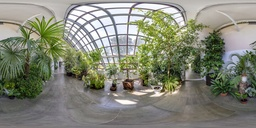
#> input picture test_images/sample-ERP.jpg, 256 x 128 px, shrunk from 720 x 360 before the run, found by its file name
$ python deSimone.py
#> lines starting #> are read from the running program, lines starting #| are printed output that depends on the picture
### Spherical_processing/tools.py
from math import *
from numpy import *
import pprint

class Tools(object):

  # [47 lines left out: functions selectCoefficients, __chunks, not called in this run]

  @staticmethod
  def umount(data, newdimension):
    if len(newdimension) == 1:
      return(list(Tools.__chunks(data, newdimension[0])))
    elif len(newdimension) == 2:
      nrows, ncols = newdimension
      h, w = data.shape
      return (data.reshape(h//nrows, nrows, -1, ncols)
		.swapaxes(1,2)
		.reshape(-1, nrows, ncols))

  @staticmethod
  def remount(data, newdimension):
    if len(newdimension) == 1:
      returnedList = []
      for chunk in data:
	      for value in chunk:
	        returnedList += [value]
      return(returnedList)
    elif len(newdimension) == 2:
      h, w = newdimension
      n, nrows, ncols = data.shape
      return (data.reshape(h//nrows, -1, nrows, ncols)
		.swapaxes(1,2)
		.reshape(h, w))


### Spherical_processing/deSimone.py
import os
from numpy import *
from time import time
from skimage.io import imread
from skimage.metrics import peak_signal_noise_ratio, structural_similarity
from matplotlib import pyplot as plot
from pdb import set_trace as pause
import tools

"""
Principal implementação onde será embedado as ideias de compressão de imagens
visando a minimização do custo para imagens omnidirecionais
"""

# DEFINIÇÃO DE FUNÇÕES

# Realiza o cálculo de uma matriz de tranformação para JPEG com base no tamanho 'k' do bloco
def calculate_matrix_of_transformation(k:int) -> ndarray:
#> called with k = 8
	row = 0
	alpha = 0.0
	transformation_matrix = zeros((k, k), float64)
	while(row < k):
		if row == 0:
			alpha = 1 / (k ** 0.5)
		else:
			alpha = (2 / k) ** 0.5
		col = 0
		while(col < k):
			transformation_matrix[row][col] = alpha * cos((pi * row * (2 * col + 1)) / (2 * k))
			col += 1
		row += 1
	return transformation_matrix

# Aplicação do fator de quantização com base no QF (Quality-factor) e na matriz usada
def quantization(quality_factor:int, quantization_matrix:ndarray) -> ndarray:
	s = 0.0
	if quality_factor < 50:
		s = 5_000 / quality_factor
	else:
		s = 200 - (2 * quality_factor)
	resulting_matrix = floor((s * quantization_matrix + 50) / 100)
	return resulting_matrix

# Aplicação da transformada exata
# [62 lines left out: functions apply_exact_transform, apply_inverse_transform, apply_quantization, apply_oliveira_quantization, calculate_bpp, not called in this run]

# Função de transformação de uma matriz em uma matriz de potências de dois - Oliveira
def np2_round(quantization_matrix:matrix) -> matrix:
	return power(2, log2(quantization_matrix).round())

# Função de transformação de uma matriz em uma matriz de potências de dois - Brahimi
def np2_ceil(quantization_matrix:matrix) -> matrix:
	return power(2, ceil(log2(quantization_matrix)))

def compute_scale_matrix(transformation_matrix:ndarray) -> matrix:
	if transformation_matrix.shape != (8,8):
		print("Erro: matrix de trasformação deve ser 8x8 ")
	else:
		values = []
		for row in range(8):
			count = 0
			for col in range(8):
				if transformation_matrix[row,col] != 0:
					count += 1
			values.append(1/sqrt(count))
		scale_matrix = matrix(diag(values)).T
		return scale_matrix, matrix(diag(scale_matrix))	# Matrix diagonal e elementos da matriz diagonal vetorizados

# Função que calcula a quantidade de bits por pixels
# [10 lines left out: function calculate_number_of_bytes_of_image_per_pixels, not called in this run]


# DEFINIÇÕES DE CONSTANTES

# Matriz de amostra para testes
A = array([[127, 123, 125, 120, 126, 123, 127, 128,],
            [142, 135, 144, 143, 140, 145, 142, 140,],
            [128, 126, 128, 122, 125, 125, 122, 129,],
            [132, 144, 144, 139, 140, 149, 140, 142,],
            [128, 124, 128, 126, 127, 120, 128, 129,],
            [133, 142, 141, 141, 143, 140, 146, 138,],
            [124, 127, 128, 129, 121, 128, 129, 128,],
            [134, 143, 140, 139, 136, 140, 138, 141,]], dtype=float)

# Matrizes de transformação
# Matriz de tranformação JPEG
T = calculate_matrix_of_transformation(8)

# Ternária padrão
T0 = array([[1, 1, 1, 1, 1, 1, 1, 1],
            [1, 1, 1, 0, 0, -1, -1, -1],
            [1, 0, 0, -1, -1, 0, 0, 1],
            [1, 0, -1, -1, 1, 1, 0, -1],
            [1, -1, -1, 1, 1, -1, -1, 1],
            [1, -1, 0, 1, -1, 0, 1, -1],
            [0, -1, 1, 0, 0, 1, -1, 0],
            [0, -1, 1, -1, 1, -1, 1, 0]], dtype=float)

# Ternária Brahimi
TB = array([[1, 1, 1, 1, 1, 1, 1, 1],
            [1, 1, 0, 0, 0, 0, -1, -1],
            [1, 0, 0, -1,- 1, 0, 0, 1],
            [0, 0, -1, 0, 0, 1, 0, 0],
            [1, -1, -1, 1, 1, -1, -1, 1],
            [1, -1, 0, 0, 0, 0, 1, -1],
            [0, -1, 1, 0, 0, 1, -1, 0],
            [0, 0, 0, -1, 1, 0, 0, 0]], dtype=float)

# Matrizes de quantização
# Matriz de quantização Q0 (JPEG quantisation requires bit-shifts only - Oliveira)
Q0 = array([[16, 11, 10, 16, 24, 40, 51, 61],
            [12, 12, 14, 19, 26, 58, 60, 55],
            [14, 13, 16, 24, 40, 57, 69, 56],
            [14, 17, 22, 29, 51, 87, 80, 62],
            [18, 22, 37, 56, 68, 109, 103, 77],
            [24, 35, 55, 64, 81, 104, 113, 92],
            [49, 64, 78, 87, 103, 121, 120, 101],
            [72, 92, 95, 98, 112, 100, 103, 99]], dtype=float)

# Matriz de quantização (Designing Multiplier-Less JPEG Luminance Quantisation Matrix - Brahimi)
QB = array([[20, 17, 18, 19, 22, 36, 36, 31],
    		[19, 17, 20, 22, 24, 40, 23, 40],
      		[20, 22, 24, 28, 37, 53, 50, 54],
			[22, 20, 25, 35, 45, 73, 73, 58],
			[22, 21, 37, 74, 70, 92, 101, 103],
			[24, 43, 50, 64, 100, 104, 120, 92],
			[45, 100, 62, 79, 100, 70, 70, 101],
			[41, 41, 74, 59, 70, 90, 100, 99]], dtype=float)


#TODO Fazer uma função que recebe uma matriz de quantização, uma elevação 'el' e um fator de qualidade 'qf'
def map_k_and_el(row_index:int, image_height:int) -> tuple:
	el = row_index/image_height * pi - pi/2
	kprime = arange(8)
	k = clip(0, 7, around(kprime/cos(el))).astype(int)
	return (k, el)

# Constroi a Look-up-table da imagem com base em sua altura
def build_LUT(image_height:int, N:int=8) -> (ndarray, ndarray, ndarray):
	ks, els = [], []

	for row_index in range(0, image_height+1, N):
		k, el = map_k_and_el(row_index, image_height)
		ks.append(k); els.append(el)
	ks = asarray(ks); els = abs(asarray(els))

	k_LUT = unique(ks, axis=0)
	min_LUT = asarray([finfo('f').max for x in k_LUT])
	max_LUT = []
	aux_max_LUT = [finfo('f').min for x in k_LUT]

	for idx in range(len(ks)):
		for idx2 in range(len(k_LUT)):
			if sum(ks[idx] - k_LUT[idx2]) == 0:
				if els[idx] > aux_max_LUT[idx2]:
					aux_max_LUT[idx2] = els[idx]
				if els[idx] < min_LUT[idx2]:
					min_LUT[idx2] = els[idx]

	for idx in range(len(k_LUT)):
		if idx != len(k_LUT)-1:
			max_LUT.append(min_LUT[idx+1])
		else:
			max_LUT.append(aux_max_LUT[idx])

	max_LUT = asarray(max_LUT)

	return k_LUT, min_LUT, max_LUT

def printLUT(k_lut:ndarray, min_lut:ndarray, max_lut:ndarray):
        for idx in range(len(k_lut)):
            print(k_lut[idx], "%.4f" % min_lut[idx], "%.4f" % max_lut[idx])

def QtildeAtEl(k_lut:ndarray, min_lut:ndarray, max_lut:ndarray, el:float32, quantization_matrix:ndarray, QF:int= 50):
		ks = None
		Q = []
		QM = quantization(QF, quantization_matrix)
		el = abs(el) # LUT is mirrored
		for idx in range(len(k_lut)):
			if el >= min_lut[idx] and el < max_lut[idx]:
				ks = k_lut[idx]
		if ks is None and isclose(el, 0): ks = k_lut[0]
		for k in ks:
			Q.append(QM.T.tolist()[k])
		Q = asarray(Q)
		Q = Q.T
		return Q

def encodeQuantiseNDecode(image:ndarray, transformation_matrix:ndarray, quantization_matrix:ndarray, N = 8):
	h, w = image.shape
	A = tools.Tools.umount(image, (N, N))# - 128
	Aprime1 = einsum('mij, jk -> mik', einsum('ij, mjk -> mik', transformation_matrix, A), transformation_matrix.T) # forward transform
	Aprime2 = multiply(quantization_matrix, around(divide(Aprime1, quantization_matrix))) # quantization
	Aprime3 = einsum('mij, jk -> mik', einsum('ij, mjk -> mik', transformation_matrix.T, Aprime2), transformation_matrix) # inverse transform
	B = tools.Tools.remount(Aprime3, (h, w)) #+ 128
	return Aprime2.reshape(h,w), B

def encodeQuantiseNDecodeBrahimi(image:ndarray, transformation_matrix:ndarray, quantization_matrix:ndarray, diagonal_matrix:ndarray, apply_np2:bool, np2:str='O', N = 8):
	h, w = image.shape
	diag_matrix = tile(asarray([diagonal_matrix]), (quantization_matrix.shape[0], 1, 1))
	quantization_matrix_forward = divide(quantization_matrix, diag_matrix)
	quantization_matrix_backward = multiply(diag_matrix, quantization_matrix)
	if apply_np2:
		if np2 == 'O':
			quantization_matrix_forward = np2_round(quantization_matrix_forward)
			quantization_matrix_backward = np2_round(quantization_matrix_backward)
		else:
			quantization_matrix_forward = np2_ceil(quantization_matrix_forward)
			quantization_matrix_backward = np2_ceil(quantization_matrix_backward)
	A = tools.Tools.umount(image, (N, N))# - 128
	Aprime1 = einsum('mij, jk -> mik', einsum('ij, mjk -> mik', transformation_matrix, A), transformation_matrix.T) # forward transform
	Aprime2 = multiply(divide(Aprime1, quantization_matrix_forward).round(), quantization_matrix_backward) # quantization
	Aprime3 = einsum('mij, jk -> mik', einsum('ij, mjk -> mik', transformation_matrix.T, Aprime2), transformation_matrix) # inverse transform
	B = tools.Tools.remount(Aprime3, (h, w)) #+ 128
	return Aprime2.reshape(h,w), B

def encodeQuantiseNDecodeBrahimiB(quantization_matrix:ndarray, diagonal_matrix:ndarray):
	quantization_matrix_forward = divide(quantization_matrix, diagonal_matrix)
	quantization_matrix_backward = multiply(diagonal_matrix, quantization_matrix)
	return asarray(quantization_matrix_forward), asarray(quantization_matrix_backward)

def prepareQPhi(image:ndarray, quantization_matrix:ndarray, QF:int=50, N = 8):
	h, w = image.shape
	k_lut, min_lut, max_lut = build_LUT(h)
	els = linspace(-pi/2, pi/2, h//N+1)
	els = 0.5*(els[1:] + els[:-1]) # gets the "central" block elevation
	QPhi = []
	for el in els:
		QPhi.append(QtildeAtEl(k_lut, min_lut, max_lut, el, quantization_matrix, QF))
	QPhi = asarray(QPhi)
	QPhi = repeat(QPhi, w//N, axis=0)
	#plot.imshow(tools.Tools.remount(QPhi, (h, w))); plot.show() # plot the quantization matrices map
	return QPhi

def use_q_phi(image:ndarray, q_matrix: ndarray, qf:int, block_len:int, response:bool) -> ndarray:
	if response == True:
		return prepareQPhi(image, q_matrix, qf, block_len)
	else:
		q = []
		for _ in range(round(image.shape[0] * image.shape[1] / 8 / 8)):
			q.append(quantization(qf, q_matrix))
		q = asarray(q)
		return q

def use_aproximation_transform(transformation_matrix:ndarray, diagonal_matrix:ndarray, response:bool) -> ndarray:
	"""
	Utiliza a matriz de ajuste para o cálculo da matriz de transformação.
	"""
	if response == True:
		return dot(diagonal_matrix, transformation_matrix)
	else:
		return transformation_matrix

def deSimone_compression_low_complexity(image, t_matrix, q_matrix, qf, use_qphi, use_np2, np2_type):
	"""
	Aplica a compressão de imagem de baixo custo
	param image: ndarray    -> imagem a ser processada
	param t_matrix: ndarray -> matriz de transformação
	param q_matrix: ndarray -> matriz de quantização
	param qf: int			-> fator de qualidade da compressão
	param use_qphi: bool	-> aplica o método da De Simone
	param use_afit: bool	-> aplica o ajuste no passo de quantização
	param use_np2:  bool	-> aplica o arredondamento em potências de 2
	param np2_type: str		-> identifica qual o tipo de arredondamento de np2
	"""
	h, w = image.shape
	N = 8
	S, s = compute_scale_matrix(t_matrix)
	Z = dot(s.T, s)
	q_forward, q_backward = encodeQuantiseNDecodeBrahimiB(q_matrix, Z) # Fazer uma função que retorna duas matrizes de quantização (Q_forward e Q_backward) e bpp_aux
	np2_q_forward = copy(q_forward)
	np2_q_backward = copy(q_backward)
	if use_np2:
		if np2_type == 'O':
			np2_q_forward = np2_round(q_forward)
			np2_q_backward = np2_round(q_backward)
		else:
			np2_q_forward = np2_ceil(q_forward)
			np2_q_backward = np2_ceil(q_backward)
	QPhi_forward = use_q_phi(image, np2_q_forward, qf, N, use_qphi)
	QPhi_backward = use_q_phi(image, np2_q_backward, qf, N, use_qphi)
	A = tools.Tools.umount(image, (N, N))# - 128
	Aprime1 = einsum('mij, jk -> mik', einsum('ij, mjk -> mik', t_matrix, A), t_matrix.T) # forward transform
	Aprime2 = multiply(divide(Aprime1, QPhi_forward).round(), QPhi_backward) # quantization
	Aprime3 = einsum('mij, jk -> mik', einsum('ij, mjk -> mik', t_matrix.T, Aprime2), t_matrix) # inverse transform
	B = tools.Tools.remount(Aprime3, (h, w)) #+ 128
	B = clip(B, 0, 255)
	if flag:
		print(f"\n\nValue of QF: {qf}")
		print(f"\nVetor diagonal: {s}")
		print(f"\nMatriz diagonal: {S}")
		print(f"\nMatriz Q_forward:\n{q_forward}")
		print(f"\nMatriz Q_backward:\n{q_backward}")
		print(f"\nMatriz NP2(Q_forward):\n{np2_q_forward}")
		print(f"\nMatriz NP2(Q_backward):\n{np2_q_backward}")
		print(f"\nMatriz QPhi_forward:\n{QPhi_forward}")
		print(f"\nMatriz QPhi_backward:\n{QPhi_backward}")
		print(f"\nMatriz R:\n{B}")
	return Aprime2.reshape(h,w), B

def deSimone_compression(image:ndarray, q_phi:bool=False, aproximation:bool=False, brahimi_propose:bool=False, apply_np2:bool=False, np2_type:str='O', transformation_matrix:ndarray=None, quantization_matrix:ndarray=None, quality_factor: int = 50) -> ndarray:
	if transformation_matrix.any == None or quantization_matrix.any == None:
		print("Erro: É necessário fornecer as matrizes de transformação e quantização ")
		exit()
	else:
		N = 8

		S, s = compute_scale_matrix(transformation_matrix)
		Z = dot(s.T, s)

		Q_ = use_q_phi(image, quantization_matrix, quality_factor, N, q_phi)
		T_ = use_aproximation_transform(transformation_matrix, S, aproximation)

		bpp_aux, image_r = encodeQuantiseNDecodeBrahimi(image, T_, Q_, Z, apply_np2, np2_type) if brahimi_propose else encodeQuantiseNDecode(image, T_, Q_)

		image_r = clip(image_r, 0, 255)
		return bpp_aux, image_r

'''main'''
path_images = "test_images/"
file = "sample-ERP.jpg"
full_path = os.path.join(path_images, file)
image = around(255*imread(full_path, as_gray=True))
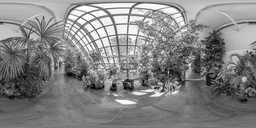
#> image: shape (128, 256) float64; min 1, max 255, mean 131.9

datas = {}
datas.update({'option1':{'Title': '[Ĉ, Q]', 'QPhi': False, 'AproximateTransformation': True, 'BrahimeQuantization': False , 'NP2': False, 'PSNR': [], 'SSIM': [], 'BPP': [], 'color': 'r', 'lineStyle': 'solid'}})
datas.update({'option2':{'Title': '[T, Qf, Qb]' ,'QPhi': False, 'AproximateTransformation': False, 'BrahimeQuantization': True, 'NP2': False, 'PSNR': [], 'SSIM': [], 'BPP': [], 'color': 'b', 'lineStyle': 'dashed'}})
datas.update({'option3':{'Title': '[Ĉ, QPhi]' ,'QPhi': True, 'AproximateTransformation': True, 'BrahimeQuantization': False, 'NP2': False, 'PSNR': [], 'SSIM': [], 'BPP': [], 'color': 'r', 'lineStyle': 'solid'}})
datas.update({'option4':{'Title': '[T, QPhif, QPhib]' ,'QPhi': True, 'AproximateTransformation': False, 'BrahimeQuantization': True, 'NP2': False, 'PSNR': [], 'SSIM': [], 'BPP': [], 'color': 'blue', 'lineStyle': 'dashed'}})

datas.update({'option5':{'Title': '[Ĉ, Q]', 'QPhi': False, 'AproximateTransformation': True, 'BrahimeQuantization': False, 'NP2': False, 'PSNR': [], 'SSIM': [], 'BPP': [], 'color': 'r', 'lineStyle': 'solid'}})
datas.update({'option6':{'Title': '[T, NP2O(Qf), NP2O(Qb)]', 'QPhi': False, 'AproximateTransformation': False, 'BrahimeQuantization': True, 'NP2': True, 'PSNR': [], 'SSIM': [], 'BPP': [], 'color': 'b', 'lineStyle': 'dashed'}})
datas.update({'option7':{'Title': '[Ĉ, QPhi]', 'QPhi': True, 'AproximateTransformation': True, 'BrahimeQuantization': False, 'NP2': False, 'PSNR': [], 'SSIM': [], 'BPP': [], 'color': 'r', 'lineStyle': 'solid'}})
datas.update({'option8':{'Title': '[T, NP2O(QPhif), NP2O(QPhib)]', 'QPhi': True, 'AproximateTransformation': False, 'BrahimeQuantization': True, 'NP2': True, 'PSNR': [], 'SSIM': [], 'BPP': [], 'color': 'b', 'lineStyle': 'dashed'}})
datas.update({'option9':{'Title': '[T, NP2B(QBf), NP2B(QBb)]', 'QPhi': False, 'AproximateTransformation': False, 'BrahimeQuantization': True, 'NP2': True, 'PSNR': [], 'SSIM': [], 'BPP': [], 'color': 'g', 'lineStyle': 'dashed'}})
datas.update({'option10':{'Title': '[T, NP2B(QBPhif), NP2B(QBPhib)]', 'QPhi': True, 'AproximateTransformation': False, 'BrahimeQuantization': True, 'NP2': True, 'PSNR': [], 'SSIM': [], 'BPP': [], 'color': 'g', 'lineStyle': 'dashed'}})

datas.update({'option11':{'Title': '[Low-complex1]', 'QPhi': False, 'AproximateTransformation': False, 'BrahimeQuantization': True, 'NP2': True, 'PSNR': [], 'SSIM': [], 'BPP': [], 'color': 'black', 'lineStyle': 'dashed'}})
datas.update({'option12':{'Title': '[Low-complex2]', 'QPhi': True, 'AproximateTransformation': False, 'BrahimeQuantization': True, 'NP2': True, 'PSNR': [], 'SSIM': [], 'BPP': [], 'color': 'black', 'lineStyle': 'dashed'}})
# for data in datas:
	# print(f"{data} - \tQPhi:{datas[data]['QPhi']} \tAproximateTransformation:{datas[data]['AproximateTransformation']} \tBrahimeQuantization:{datas[data]['BrahimeQuantization']} \tNP2:{datas[data]['NP2']}")

flag = 0

quality_factors = list(range(5,96,5))
for QF in quality_factors:
	bpp1, n_image1 = deSimone_compression(image, datas['option1']['QPhi'], datas['option1']['AproximateTransformation'], datas['option1']['BrahimeQuantization'], datas['option1']['NP2'], 'O', T0, Q0, QF)
	datas['option1']['PSNR'].append(peak_signal_noise_ratio(image, n_image1, data_range=255))
	datas['option1']['SSIM'].append(structural_similarity(image, n_image1, data_range=255))
	datas['option1']['BPP'].append(count_nonzero(logical_not(isclose(bpp1, 0))) * 8 / (bpp1.shape[0] * bpp1.shape[1]))

	bpp2, n_image2 = deSimone_compression(image, datas['option2']['QPhi'], datas['option2']['AproximateTransformation'], datas['option2']['BrahimeQuantization'], datas['option2']['NP2'], 'O', T0, Q0, QF)
	datas['option2']['PSNR'].append(peak_signal_noise_ratio(image, n_image2, data_range=255))
	datas['option2']['SSIM'].append(structural_similarity(image, n_image2, data_range=255))
	datas['option2']['BPP'].append(count_nonzero(logical_not(isclose(bpp2, 0))) * 8 / (bpp2.shape[0] * bpp2.shape[1]))

	bpp3, n_image3 = deSimone_compression(image, datas['option3']['QPhi'], datas['option3']['AproximateTransformation'], datas['option3']['BrahimeQuantization'], datas['option3']['NP2'], 'O', T0, Q0, QF)
	datas['option3']['PSNR'].append(peak_signal_noise_ratio(image, n_image3, data_range=255))
	datas['option3']['SSIM'].append(structural_similarity(image, n_image3, data_range=255))
	datas['option3']['BPP'].append(count_nonzero(logical_not(isclose(bpp3, 0))) * 8 / (bpp3.shape[0] * bpp3.shape[1]))

	bpp4, n_image4 = deSimone_compression(image, datas['option4']['QPhi'], datas['option4']['AproximateTransformation'], datas['option4']['BrahimeQuantization'], datas['option4']['NP2'], 'O', T0, Q0, QF)
	datas['option4']['PSNR'].append(peak_signal_noise_ratio(image, n_image4, data_range=255))
	datas['option4']['SSIM'].append(structural_similarity(image, n_image4, data_range=255))
	datas['option4']['BPP'].append(count_nonzero(logical_not(isclose(bpp4, 0))) * 8 / (bpp4.shape[0] * bpp4.shape[1]))

	bpp5, n_image5 = deSimone_compression(image, datas['option5']['QPhi'], datas['option5']['AproximateTransformation'], datas['option5']['BrahimeQuantization'], datas['option5']['NP2'], 'O', T0, Q0, QF)
	datas['option5']['PSNR'].append(peak_signal_noise_ratio(image, n_image5, data_range=255))
	datas['option5']['SSIM'].append(structural_similarity(image, n_image5, data_range=255))
	datas['option5']['BPP'].append(count_nonzero(logical_not(isclose(bpp5, 0))) * 8 / (bpp5.shape[0] * bpp5.shape[1]))

	bpp6, n_image6 = deSimone_compression(image, datas['option6']['QPhi'], datas['option6']['AproximateTransformation'], datas['option6']['BrahimeQuantization'], datas['option6']['NP2'], 'O', T0, Q0, QF)
	datas['option6']['PSNR'].append(peak_signal_noise_ratio(image, n_image6, data_range=255))
	datas['option6']['SSIM'].append(structural_similarity(image, n_image6, data_range=255))
	datas['option6']['BPP'].append(count_nonzero(logical_not(isclose(bpp6, 0))) * 8 / (bpp6.shape[0] * bpp6.shape[1]))

	bpp7, n_image7 = deSimone_compression(image, datas['option7']['QPhi'], datas['option7']['AproximateTransformation'], datas['option7']['BrahimeQuantization'], datas['option7']['NP2'], 'O', T0, Q0, QF)
	datas['option7']['PSNR'].append(peak_signal_noise_ratio(image, n_image7, data_range=255))
	datas['option7']['SSIM'].append(structural_similarity(image, n_image7, data_range=255))
	datas['option7']['BPP'].append(count_nonzero(logical_not(isclose(bpp7, 0))) * 8 / (bpp7.shape[0] * bpp7.shape[1]))

	bpp8, n_image8 = deSimone_compression(image, datas['option8']['QPhi'], datas['option8']['AproximateTransformation'], datas['option8']['BrahimeQuantization'], datas['option8']['NP2'], 'O', T0, Q0, QF)
	datas['option8']['PSNR'].append(peak_signal_noise_ratio(image, n_image8, data_range=255))
	datas['option8']['SSIM'].append(structural_similarity(image, n_image8, data_range=255))
	datas['option8']['BPP'].append(count_nonzero(logical_not(isclose(bpp8, 0))) * 8 / (bpp8.shape[0] * bpp8.shape[1]))

	bpp9, n_image9 = deSimone_compression(image, datas['option9']['QPhi'], datas['option9']['AproximateTransformation'], datas['option9']['BrahimeQuantization'], datas['option9']['NP2'], 'B', TB, QB, QF)
	datas['option9']['PSNR'].append(peak_signal_noise_ratio(image, n_image9, data_range=255))
	datas['option9']['SSIM'].append(structural_similarity(image, n_image9, data_range=255))
	datas['option9']['BPP'].append(count_nonzero(logical_not(isclose(bpp9, 0))) * 8 / (bpp9.shape[0] * bpp9.shape[1]))

	bpp10, n_image10 = deSimone_compression(image, datas['option10']['QPhi'], datas['option10']['AproximateTransformation'], datas['option10']['BrahimeQuantization'], datas['option10']['NP2'], 'B', TB, QB, QF)
	datas['option10']['PSNR'].append(peak_signal_noise_ratio(image, n_image10, data_range=255))
	datas['option10']['SSIM'].append(structural_similarity(image, n_image10, data_range=255))
	datas['option10']['BPP'].append(count_nonzero(logical_not(isclose(bpp10, 0))) * 8 / (bpp10.shape[0] * bpp10.shape[1]))

	if QF == 50: flag = 1
	bpp11, n_image11 = deSimone_compression_low_complexity(image, T0, Q0, QF, datas['option11']['QPhi'], datas['option11']['NP2'], 'O')
	datas['option11']['PSNR'].append(peak_signal_noise_ratio(image, n_image11, data_range=255))
	datas['option11']['SSIM'].append(structural_similarity(image, n_image11, data_range=255))
	datas['option11']['BPP'].append(count_nonzero(logical_not(isclose(bpp11, 0))) * 8 / (bpp11.shape[0] * bpp11.shape[1]))
	if flag: print(); print(70 * " ="); print()
	bpp12, n_image12 = deSimone_compression_low_complexity(image, T0, Q0, QF, datas['option12']['QPhi'], datas['option12']['NP2'], 'O')
	datas['option12']['PSNR'].append(peak_signal_noise_ratio(image, n_image12, data_range=255))
	datas['option12']['SSIM'].append(structural_similarity(image, n_image12, data_range=255))
	datas['option12']['BPP'].append(count_nonzero(logical_not(isclose(bpp12, 0))) * 8 / (bpp12.shape[0] * bpp12.shape[1]))
	flag = 0
#> this loop made 19 passes
#> (printed output is left out)
#> pass 1, in encodeQuantiseNDecode, `B = tools.Tools.remount(Aprime3, (h, w))`:
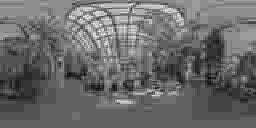
#> B: shape (128, 256) float64; min -13.38, max 334.1, mean 132.1; drawn with min black and max white
#> pass 1, in deSimone_compression, `bpp_aux, image_r = encodeQuantiseNDecodeBrahimi(image, T_, Q_, Z, appl..`:
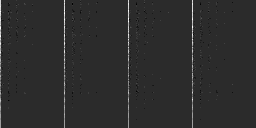
#> bpp_aux: shape (128, 256) float64; min -360, max 1760, mean 16.5; drawn with min black and max white
#> (the rest of the program and of its run is left out)
